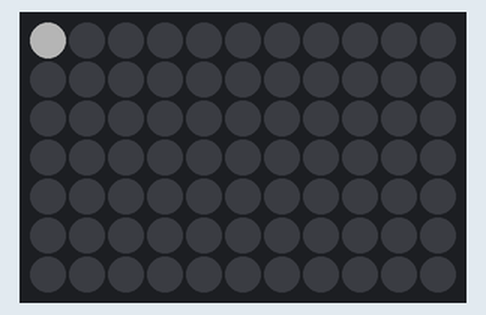
This program was run on a simulated Raspberry Pi Pico running MicroPython. Parts: 11×7 RGB LED matrix. Dim RGB values are drawn brighter than linear.

Above: at 0.15 s.
At 1.1 s:
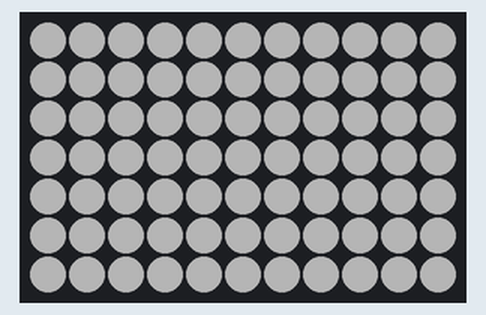
At 2.35 s:
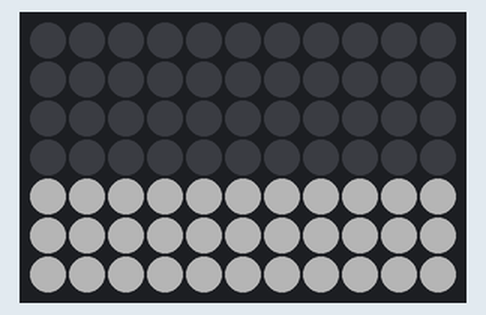

Measured:
- by itself, everything shown: repeats every 3.2 s, in 10 steps

The program:

demo.py
```python
import time
from pimoroni_i2c import PimoroniI2C
from breakout_matrix11x7 import BreakoutMatrix11x7

on_brightness = 64

PINS_BREAKOUT_GARDEN = {"sda": 4, "scl": 5}
PINS_PICO_EXPLORER = {"sda": 20, "scl": 21}

i2c = PimoroniI2C(**PINS_BREAKOUT_GARDEN)
matrix = BreakoutMatrix11x7(i2c)

x = 0
y = 0
light = True

while True:
    if light:
        matrix.set_pixel(x, y, on_brightness)
    else:
        matrix.set_pixel(x, y, 0)
    matrix.update()

    x += 1
    if x >= matrix.WIDTH:
        x = 0
        y += 1
        if y >= matrix.HEIGHT:
            y = 0
            light = not light
            time.sleep(0.5)

    time.sleep(0.01)
```
